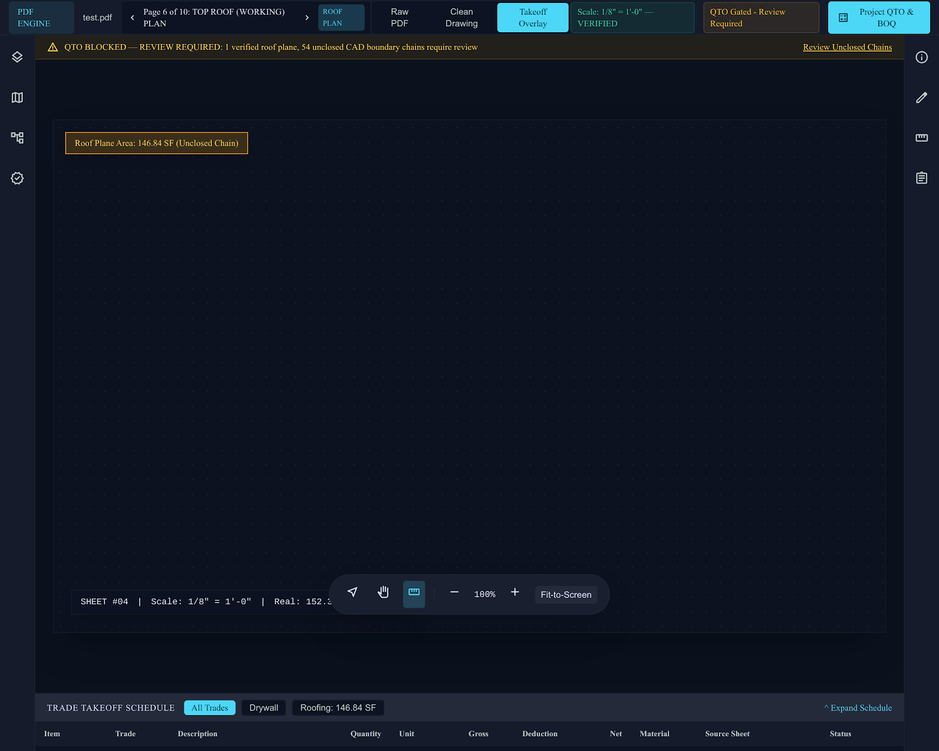
#> input picture main_front/screen.png, 939 x 751 px, shrunk from 1600 x 1280 before the run
$ python -i wall_band.py   (imports and definitions only)
#> lines starting #> are read from the running program, lines starting #| are printed output that depends on the picture; after the words box and inside, x2 and y2 are one past the last pixel; in counts of white or black regions, pixels touching at a corner belong together
"""Wall extraction by stroke thickness, rather than by line detection.

Architectural drawings encode a hard distinction that the Hough transform
throws away: **walls are drawn as thick solid bands, and everything else
(furniture, fixtures, dimension strings, hatching, door swings, text) is
drawn thin**. Canny + Hough sees only "an edge is here", so it returns the
outline of a sofa with exactly the same authority as a load-bearing wall —
and since a sofa outline is a perfectly closed loop while a real room is
interrupted by doorways, a flood fill over Hough output reliably finds the
furniture and misses the rooms.

Selecting strokes by thickness inverts that: a morphological opening with a
kernel wider than the thin linework erases all of it in one pass and leaves
the wall bands standing. What remains is close to a wall skeleton, which is
what the room flood fill actually needs.

The wall *segments* used for wall quantities still come from the Hough
pipeline in line_extraction.py; this module only produces the mask that
room detection floods.
"""

import cv2
import numpy as np

# Ink is anything far enough from the page's background tone. Works for
# dark-on-white CAD output and for light-on-dark "blueprint" renderings
# alike, because it keys off distance from the modal tone rather than
# assuming a polarity.
INK_DELTA = 40

# Thin linework is erased by an opening this size. Scaled to the page so a
# sheet rasterized at a different DPI behaves the same way.
THIN_STROKE_KERNEL_PAGE_RATIO = 1 / 300
MIN_THIN_STROKE_KERNEL_PX = 3

# Openings (doors, windows, cased passages) are deliberate gaps in a wall
# run. They must be bridged or the room fill escapes through them, but only
# *along* the wall's own direction — a plain square close would fatten every
# wall and swallow narrow rooms whole.
OPENING_SEAL_PAGE_RATIO = 0.06

# If thickness selection leaves almost nothing, the drawing does not use a
# heavy/light lineweight convention (a faint scan, a sketch, a hatched-only
# sheet). Callers should fall back to the Hough-derived mask rather than
# flood a nearly empty page.
MIN_WALL_INK_SHARE = 0.004

# A connected wall-thick component spanning at least this share of the
# page's long edge is treated as an established wall run, and is protected
# from OCR text erasure below — see erase_text_regions.
PROTECTED_WALL_RUN_EXTENT_PAGE_RATIO = 0.05

DECORATIVE_BAR_ASPECT_RATIO = 8.0
DECORATIVE_BAR_FILL_RATIO = 0.9
DECORATIVE_BAR_MIN_GROUP_SIZE = 3
DECORATIVE_BAR_SIZE_TOLERANCE = 0.25  # +/-25% width/height to count as "near-identical"


def ink_mask(gray: np.ndarray, ink_delta: int = INK_DELTA) -> np.ndarray:
    """Everything drawn on the page, regardless of ink/paper polarity."""
    values, counts = np.unique(gray, return_counts=True)
    background = int(values[int(counts.argmax())])
    return ((np.abs(gray.astype(np.int16) - background) > ink_delta).astype(np.uint8)) * 255


def thin_stroke_kernel_px(image_shape: tuple[int, int]) -> int:
    size = max(MIN_THIN_STROKE_KERNEL_PX, int(round(max(image_shape) * THIN_STROKE_KERNEL_PAGE_RATIO)))
    return size if size % 2 else size + 1


# [54 lines left out: functions _protected_wall_run_mask, erase_text_regions, not called in this run]


def _decorative_bar_component_ids(stats: np.ndarray, candidate_ids: list[int]) -> set[int]:
    """Identify repeated near-identical thin solid rectangle components.

    These are usually legend strips, scale bars, or decorative sheet art
    that can be mistaken for wall mask ink.
    """
    thin_solid: list[int] = []
    for i in candidate_ids:
        box_w, box_h = int(stats[i, cv2.CC_STAT_WIDTH]), int(stats[i, cv2.CC_STAT_HEIGHT])
        aspect = max(box_w, box_h) / max(1, min(box_w, box_h))
        fill = stats[i, cv2.CC_STAT_AREA] / max(1, box_w * box_h)
        if aspect >= DECORATIVE_BAR_ASPECT_RATIO and fill >= DECORATIVE_BAR_FILL_RATIO:
            thin_solid.append(i)

    decorative: set[int] = set()
    unassigned = set(thin_solid)
    while unassigned:
        seed = unassigned.pop()
        sw, sh = int(stats[seed, cv2.CC_STAT_WIDTH]), int(stats[seed, cv2.CC_STAT_HEIGHT])
        group = [seed]
        for other in list(unassigned):
            ow, oh = int(stats[other, cv2.CC_STAT_WIDTH]), int(stats[other, cv2.CC_STAT_HEIGHT])
            if (
                abs(ow - sw) <= DECORATIVE_BAR_SIZE_TOLERANCE * sw
                and abs(oh - sh) <= DECORATIVE_BAR_SIZE_TOLERANCE * sh
            ):
                group.append(other)
                unassigned.discard(other)
        if len(group) >= DECORATIVE_BAR_MIN_GROUP_SIZE:
            decorative.update(group)
    return decorative


def _remove_decorative_bars(mask: np.ndarray) -> np.ndarray:
    num, labels, stats, _ = cv2.connectedComponentsWithStats((mask > 0).astype(np.uint8), connectivity=8)
    if num <= 1:
        return mask

    candidate_ids = [i for i in range(1, num)]
    decorative = _decorative_bar_component_ids(stats, candidate_ids)
    if not decorative:
        return mask

    cleaned = mask.copy()
    for i in decorative:
        cleaned[labels == i] = 0
    return cleaned


def extract_wall_band_mask(
    gray: np.ndarray,
    seal_openings: bool = True,
    text_boxes_px: list[tuple[float, float, float, float]] | None = None,
) -> np.ndarray | None:
    """Isolate the wall bands, optionally sealing door/window openings.

    Returns None when the page has no meaningful thick linework, which is
    the signal to fall back to the line-detection mask instead of trusting
    an almost-empty result.
    """
    h, w = gray.shape[:2]
    ink = ink_mask(gray)

    kernel_px = thin_stroke_kernel_px((h, w))
    kernel = cv2.getStructuringElement(cv2.MORPH_ELLIPSE, (kernel_px, kernel_px))
    walls = cv2.morphologyEx(ink, cv2.MORPH_OPEN, kernel)

    if text_boxes_px:
        walls = erase_text_regions(walls, text_boxes_px)

    walls = _remove_decorative_bars(walls)

    if float((walls > 0).mean()) < MIN_WALL_INK_SHARE:
        return None

    if not seal_openings:
        return walls

    seal_px = max(3, int(round(max(h, w) * OPENING_SEAL_PAGE_RATIO)))
    horizontal = cv2.morphologyEx(walls, cv2.MORPH_CLOSE, cv2.getStructuringElement(cv2.MORPH_RECT, (seal_px, 1)))
    vertical = cv2.morphologyEx(walls, cv2.MORPH_CLOSE, cv2.getStructuringElement(cv2.MORPH_RECT, (1, seal_px)))

    sealed = cv2.bitwise_or(horizontal, vertical)
    return cv2.bitwise_or(sealed, walls)

>>> import cv2
>>> picture = cv2.imread('../../../../main_front/screen.png', cv2.IMREAD_GRAYSCALE)
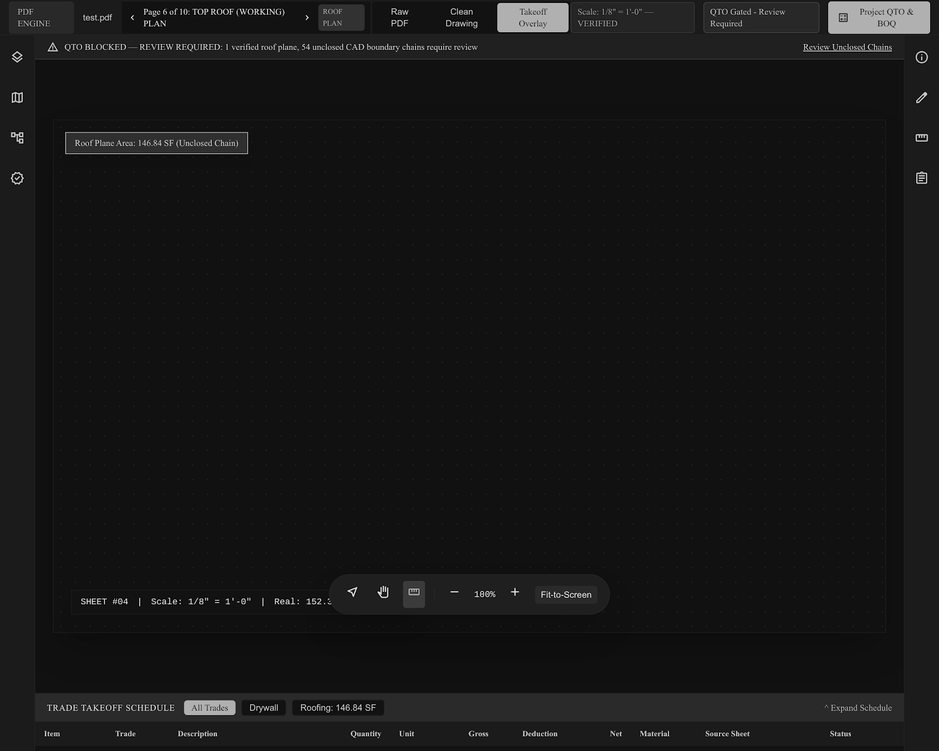
#> picture: shape (751, 939); min 0, max 254, mean 22.5
>>> result = extract_wall_band_mask(picture)
#> in ink_mask, `values, counts = np.unique(gray, return_counts=True)`: values = 235 values from 0 to 254; counts = 235 values, max 417899 at index 17, min 1 at index 222, mean 3000.8
#> in ink_mask, `background = int(values[int(counts.argmax())])`: background = 17
#> in ink_mask, `return ((np.abs(gray.astype(np.int16) - background) > ink_delta).astyp..`:
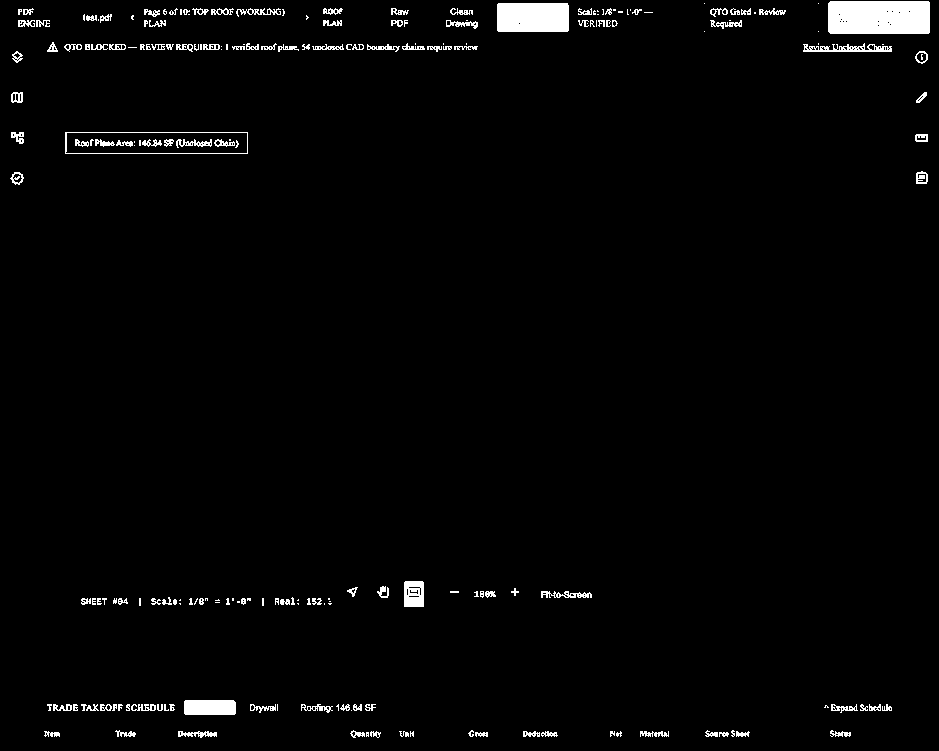
#> returned value: shape (751, 939); 2.2% white; 213 white regions (81 under 20 px), largest, box (x1, y1, x2, y2) and area: (828, 1, 930, 34) 3345, (497, 3, 569, 32) 2082, (184, 700, 236, 715) 774
#> in extract_wall_band_mask, `walls = cv2.morphologyEx(ink, cv2.MORPH_OPEN, kernel)`:
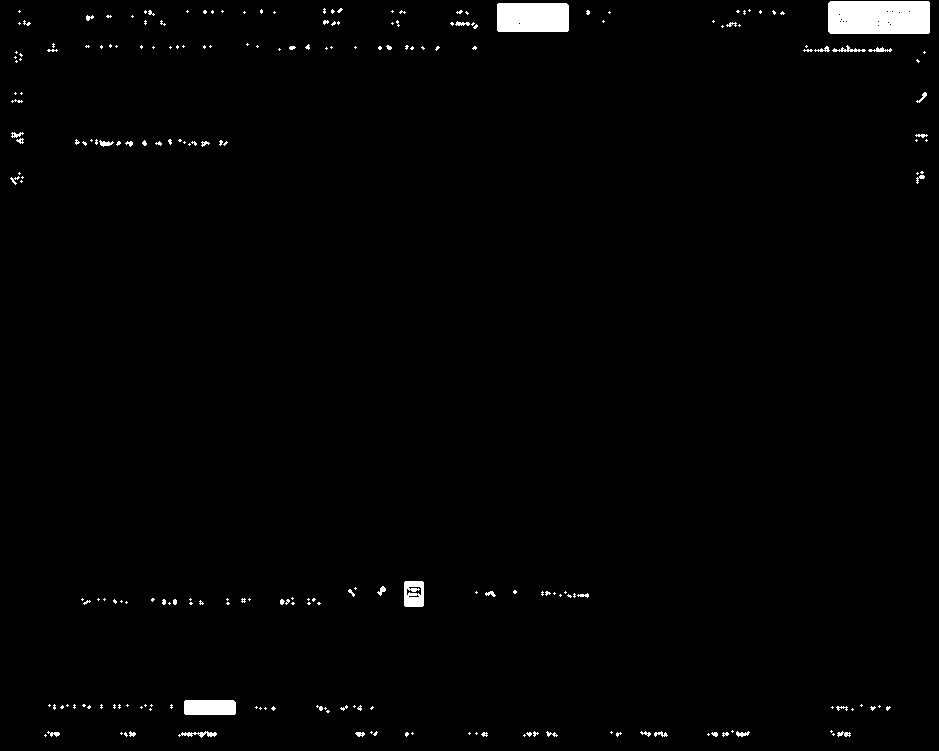
#> walls: shape (751, 939); 1.4% white; 227 white regions (179 under 20 px), largest, box (x1, y1, x2, y2) and area: (828, 1, 930, 34) 3345, (497, 3, 569, 32) 2081, (184, 700, 236, 715) 774
#> in _remove_decorative_bars, `num, labels, stats, _ = cv2.connectedComponentsWithStats((mask > 0).as..`: labels: shape (751, 939) int32; 228 distinct labels, from 0 to 227
#> in _remove_decorative_bars, `num, labels, stats, _ = cv2.connectedComponentsWithStats((mask > 0).as..`: num = 228; stats = 228 rows, first 6: [0, 0, 939, 751, 695503], [828, 1, 102, 33, 3345], [497, 3, 72, 29, 2081], [260, 9, 3, 5, 11], [323, 8, 3, 6, 12], [331, 9, 4, 5, 12]
#> the loop in _decorative_bar_component_ids, `for i in candidate_ids:` made 227 passes
#> (box_w, box_h, aspect, fill) on passes 1 to 3: (102, 33, 3.09, 0.994), (72, 29, 2.48, 0.997), (3, 5, 1.67, 0.733)
#> after the loop in _decorative_bar_component_ids, `for i in candidate_ids:`: thin_solid = []
#> in _decorative_bar_component_ids, `unassigned = set(thin_solid)`: unassigned = 0 items
#> in extract_wall_band_mask, `horizontal = cv2.morphologyEx(walls, cv2.MORPH_CLOSE, cv2.getStructuri..`:
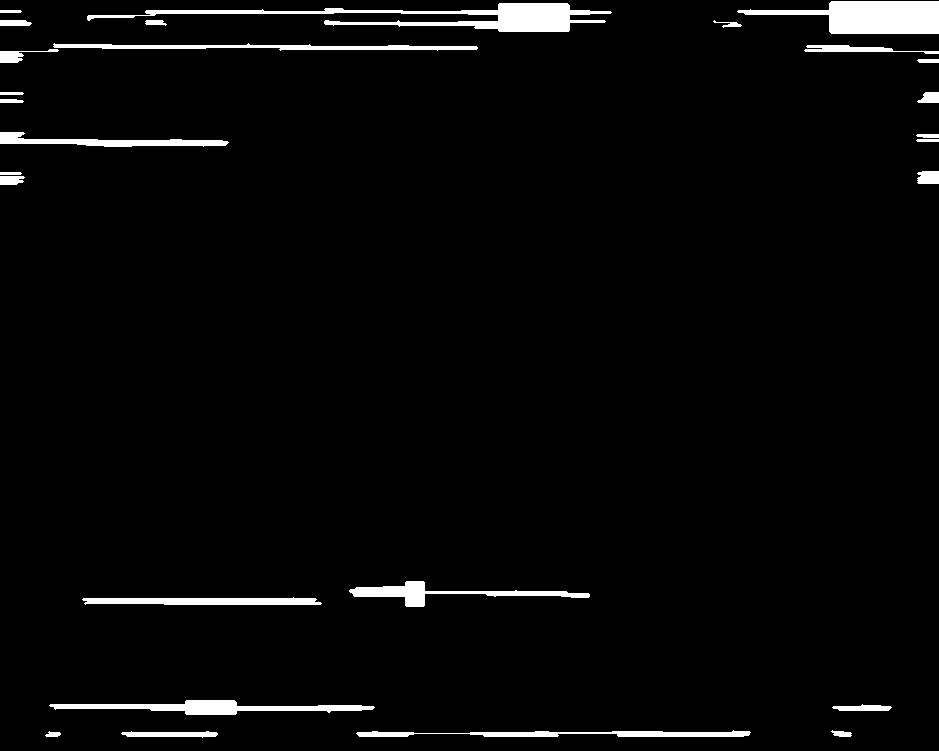
#> horizontal: shape (751, 939); 3.2% white; 27 white regions, largest, box (x1, y1, x2, y2) and area: (87, 3, 612, 32) 4583, (737, 1, 939, 34) 4068, (49, 700, 375, 715) 2235
#> in extract_wall_band_mask, `vertical = cv2.morphologyEx(walls, cv2.MORPH_CLOSE, cv2.getStructuring..`:
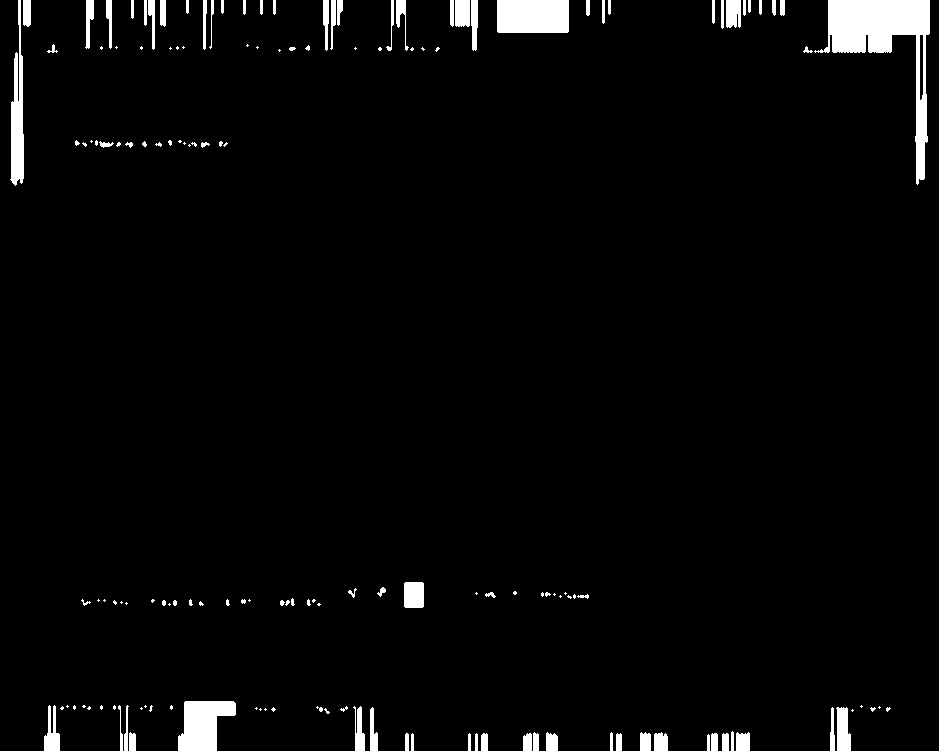
#> vertical: shape (751, 939); 3.1% white; 155 white regions (75 under 20 px), largest, box (x1, y1, x2, y2) and area: (814, 0, 930, 185) 5963, (497, 0, 569, 33) 2374, (178, 701, 236, 751) 2028
#> in extract_wall_band_mask, `sealed = cv2.bitwise_or(horizontal, vertical)`:
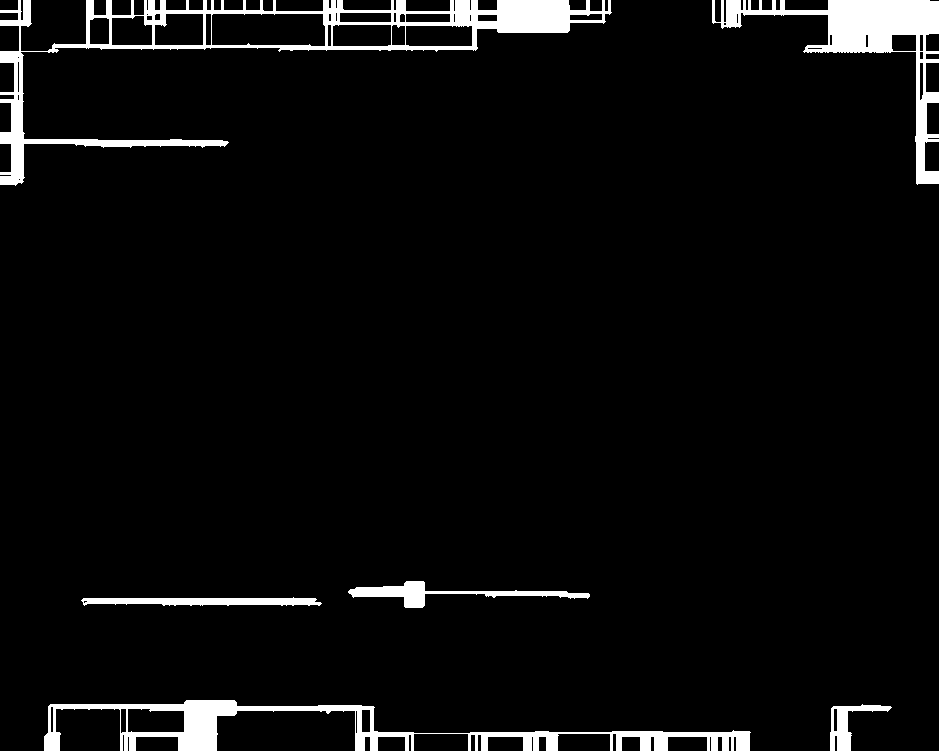
#> sealed: shape (751, 939); 4.8% white; 6 white regions, box (x1, y1, x2, y2) and area: (0, 0, 612, 186) 12896, (44, 700, 751, 751) 8321, (712, 0, 939, 185) 8141, (348, 581, 590, 608) 1839, (81, 597, 322, 606) 1596, (830, 704, 892, 751) 981
#> in extract_wall_band_mask, `return cv2.bitwise_or(sealed, walls)`: returned value: shape (751, 939); 4.8% white; 6 white regions, box (x1, y1, x2, y2) and area: (0, 0, 612, 186) 12907, (44, 700, 751, 751) 8338, (712, 0, 939, 185) 8150, (348, 581, 590, 608) 1847, (81, 597, 322, 606) 1601, (830, 704, 892, 751) 986
